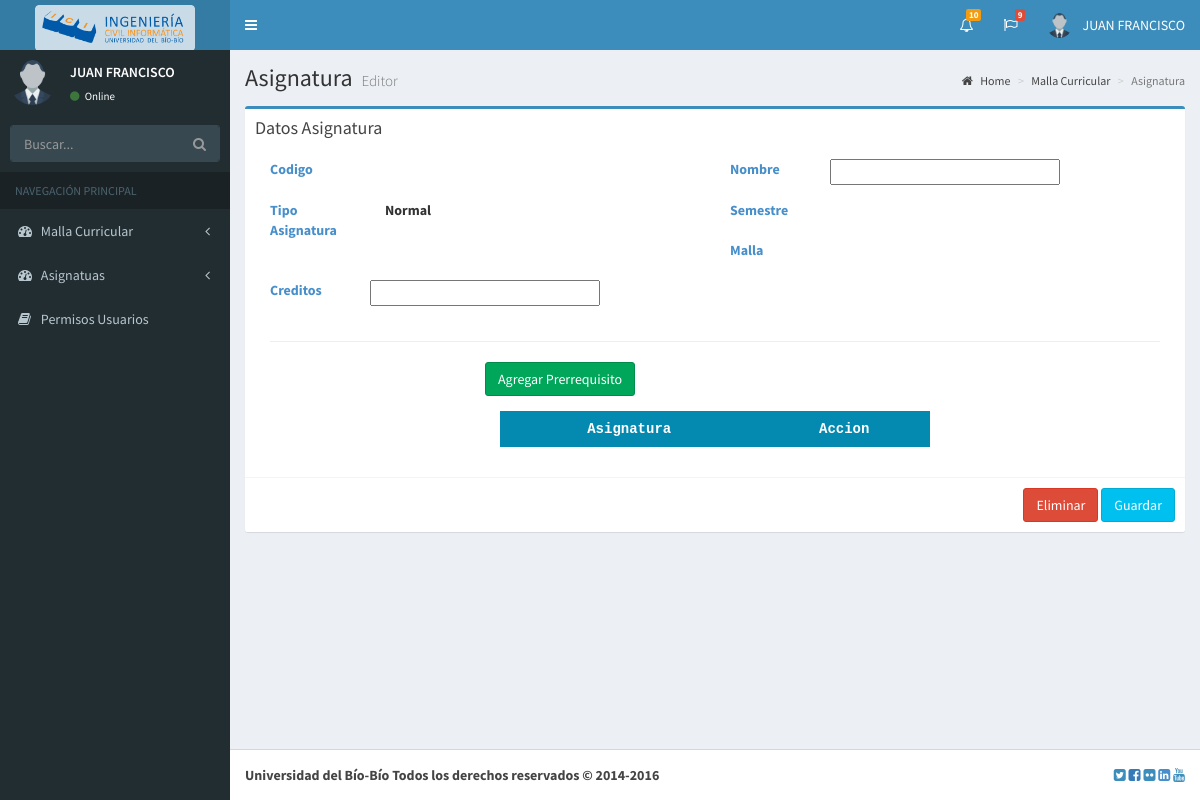
The app's page /Vista/Layout/editarAsignatura.php?ta_a=1 (signed in), older data.
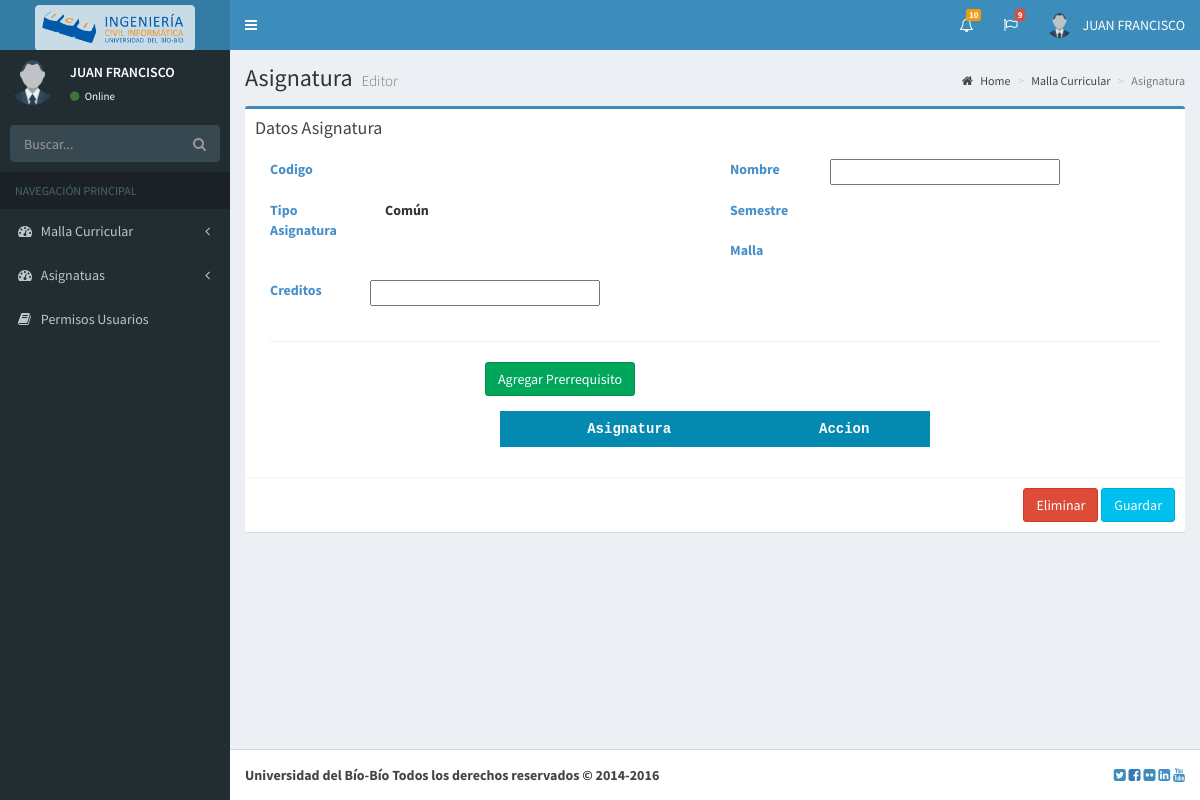
The same page, newer data.
### tables this page shows
CREATE TABLE IF NOT EXISTS `tipo_asignatura` (
`ta_id` int(11) NOT NULL,
  `ta_nombre` varchar(45) NOT NULL
);

### Controlador/Mantenedores/Nucleo/ConexionMySQL.php (called while the page is built, shortened)
<?php
include_once ("Configuracion.php");
class ConexionMySQL {
    private $host;
    private $db;
    private $user;
    private $password;
    private $puerto;
    private $conexion;
    function __construct() {
        $this->configuracion = new Configuracion();
        $this->user = $this->configuracion->user;
        $this->password = $this->configuracion->password;
        $this->host = $this->configuracion->host;
        $this->db = $this->configuracion->db;
        $this->puerto = $this->configuracion->puerto;
    }
    public function conectar() {
        if ($this->puerto != "") {
            $this->conexion =  new mysqli($this->host.":".$this->puerto, $this->user, $this->password, $this->db);
        }else{
            $this->conexion = new mysqli($this->host, $this->user, $this->password, $this->db);
        }
    }
    public function ejecutar($strComando) {
        try {
             $result = $this->conexion->query($strComando);
            return $result;
        } catch (PDOException $ex) {
            throw $ex;
        }
    }
}
?>

### Controlador/Mantenedores/Nucleo/Configuracion.php (called while the page is built, shortened)
<?php
class Configuracion {
    public function __construct() {
        $this->user = "root";
        $this->password = "";
        $this->host = "localhost";
        $this->db = "control_pro_asignaturas";
        $this->puerto = "";
    }
}
?>

### Controlador/Contenedor.php (called while the page is built, shortened)
<?php
include_once 'Mantenedores/Tipo_asignaturaDAO.php';
class Contenedor {
    private static $instancia = NULL;
    private $tipo_asignaturaDAO;
    public function Contenedor() {
        $this->tipo_asignaturaDAO = new Tipo_asignaturaDAO();
    }
    public static function getInstancia() {
        if (self::$instancia == NULL) {
            self::$instancia = new Contenedor();
        }
        return self::$instancia;
    }
    public function getTipo_asignaturaByID($ta_id) {
        return $this->tipo_asignaturaDAO->findByID($ta_id);
    }
}
?>

### Controlador/Mantenedores/Tipo_asignaturaDAO.php (called while the page is built, shortened)
<?php
include_once 'Nucleo/ConexionMySQL.php';
include_once '../../Modelo/Tipo_asignaturaDTO.php';
class Tipo_asignaturaDAO{
    private $conexion;
    public function Tipo_asignaturaDAO() {
        $this->conexion = new ConexionMySQL();
    }
    public function findByID($ta_id) {
        $this->conexion->conectar();
        $query = "SELECT * FROM tipo_asignatura WHERE  ta_id =  ".$ta_id." ";
        $result = $this->conexion->ejecutar($query);
        $tipo_asignatura = new Tipo_asignaturaDTO();
        while ($fila = $result->fetch_row()) {
            $tipo_asignatura->setTa_id($fila[0]);
            $tipo_asignatura->setTa_nombre(utf8_encode($fila[1]));
        }
        $this->conexion->desconectar();
        return $tipo_asignatura;
    }
}

### Modelo/Tipo_asignaturaDTO.php (called while the page is built, shortened)
<?php
class Tipo_asignaturaDTO {
    public $ta_nombre;
    function setTa_id($ta_id) {
        return $this->ta_id = $ta_id;
    }
    function getTa_nombre() {
        return $this->ta_nombre;
    }
    function setTa_nombre($ta_nombre) {
        return $this->ta_nombre = $ta_nombre;
    }
}

### Vista/Layout/editarAsignatura.php (the view, shortened to what the rows shown need)
<!DOCTYPE html>
<?php
$ta_id = htmlspecialchars($_REQUEST['ta_a']);
include_once '../../Controlador/Contenedor.php';
$control = Contenedor::getInstancia();
$tipo_asignatura = $control->getTipo_asignaturaByID($ta_id);
?>
<html>
    <head>
        <link rel="stylesheet" href="../../Files/Complementos/template_admin_lite/bootstrap/css/bootstrap.min.css">
        <link rel="stylesheet" href="https://cdnjs.cloudflare.com/ajax/libs/font-awesome/4.5.0/css/font-awesome.min.css">
        <link rel="stylesheet" href="https://cdnjs.cloudflare.com/ajax/libs/ionicons/2.0.1/css/ionicons.min.css">
        <link rel="stylesheet" href="../../Files/Complementos/template_admin_lite/dist/css/AdminLTE.min.css">
        <link rel="stylesheet" href="../../Files/Complementos/template_admin_lite/dist/css/skins/_all-skins.min.css">
        <link rel="stylesheet" href="../../Files/Complementos/template_admin_lite/plugins/iCheck/flat/blue.css">
        <link rel="stylesheet" href="../../Files/Complementos/template_admin_lite/plugins/morris/morris.css">
        <link rel="stylesheet" href="../../Files/Complementos/template_admin_lite/plugins/jvectormap/jquery-jvectormap-1.2.2.css">
        <link rel="stylesheet" href="../../Files/Complementos/template_admin_lite/plugins/datepicker/datepicker3.css">
        <link rel="stylesheet" href="../../Files/Complementos/template_admin_lite/plugins/daterangepicker/daterangepicker.css">
        <link rel="stylesheet" href="../../Files/Complementos/template_admin_lite/plugins/bootstrap-wysihtml5/bootstrap3-wysihtml5.min.css">
    </head>
    <body class="hold-transition skin-blue sidebar-mini">
        <div class="wrapper">
            <div class="content-wrapper">
                <section class="content-header">
                    <h1>
                        Asignatura
                        <small>Editor</small>
                    </h1>
                </section>
                <section class="content">
                    <div class="row">
                        <div class="col-md-12">
                            <div class="box box-primary">
                                <form id="fm-asignatura" class="form-horizontal" method="POST">
                                    <div class="box-body">
                                        <div class="container-fluid">
                                            <div class="row">
                                                <div col-md-12>
                                                    <div class="col-xs-12 col-lg-6">
                                                        <div class="form-group">
                                                            <label class="col-sm-3 col-xs-12 blue">Tipo Asignatura</label>
                                                            <label class="col-sm-6 col-xs-12"><?= $tipo_asignatura->getTa_nombre() ?></label>
                                                        </div>
                                                    </div>
                                                </div>
                                            </div>
                                            <div class="row" id="row_prerrequisitos">
                                                <div class="col-md-6">
                                                    <table class="table">
                                                        <thead>
                                                            <tr>
                                                                <td>Asignatura</td>
                                                                <td>Accion</td>
                                                            </tr>
                                                        </thead>
                                                    </table>
                                                </div>
                                            </div>
                                        </div>
                                    </div>
                                </form>
                            </div>
                        </div>
                    </div>
                </section>
            </div>
        </div>
    </body>
</html>

Row changes from the older to the newer data that the page shows:
changed tipo_asignatura: ta_nombre "Normal" → "Común"
